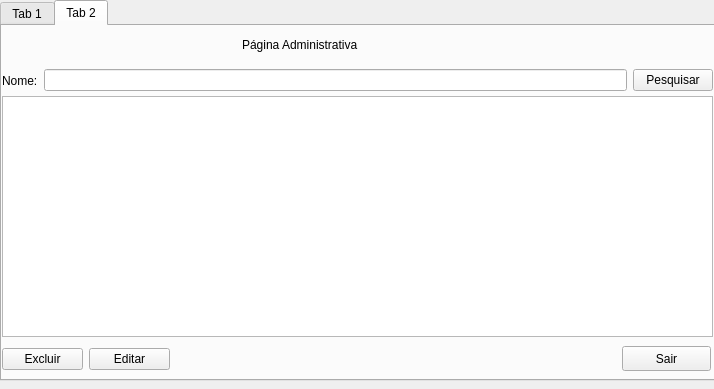
<?xml version="1.0" encoding="UTF-8"?>
<ui version="4.0">
 <class>admpage</class>
 <widget class="QDialog" name="admpage">
  <property name="geometry">
   <rect>
    <x>0</x>
    <y>0</y>
    <width>714</width>
    <height>389</height>
   </rect>
  </property>
  <property name="windowTitle">
   <string>Dialog</string>
  </property>
  <widget class="QTabWidget" name="adm">
   <property name="geometry">
    <rect>
     <x>0</x>
     <y>0</y>
     <width>721</width>
     <height>381</height>
    </rect>
   </property>
   <property name="currentIndex">
    <number>1</number>
   </property>
   <widget class="QWidget" name="Vendedor">
    <attribute name="title">
     <string>Tab 1</string>
    </attribute>
    <widget class="QLabel" name="label_5">
     <property name="geometry">
      <rect>
       <x>240</x>
       <y>10</y>
       <width>161</width>
       <height>17</height>
      </rect>
     </property>
     <property name="text">
      <string>Página Administrativa</string>
     </property>
    </widget>
    <widget class="QLineEdit" name="lineEdit">
     <property name="geometry">
      <rect>
       <x>250</x>
       <y>50</y>
       <width>113</width>
       <height>25</height>
      </rect>
     </property>
    </widget>
    <widget class="QLabel" name="label_6">
     <property name="geometry">
      <rect>
       <x>60</x>
       <y>60</y>
       <width>67</width>
       <height>17</height>
      </rect>
     </property>
     <property name="text">
      <string>TextLabel</string>
     </property>
    </widget>
    <widget class="QPushButton" name="pushButton">
     <property name="geometry">
      <rect>
       <x>490</x>
       <y>70</y>
       <width>89</width>
       <height>25</height>
      </rect>
     </property>
     <property name="text">
      <string>PushButton</string>
     </property>
    </widget>
    <widget class="QTableWidget" name="tableWidget">
     <property name="geometry">
      <rect>
       <x>5</x>
       <y>100</y>
       <width>431</width>
       <height>192</height>
      </rect>
     </property>
    </widget>
    <widget class="QPushButton" name="pushButton_2">
     <property name="geometry">
      <rect>
       <x>60</x>
       <y>330</y>
       <width>89</width>
       <height>25</height>
      </rect>
     </property>
     <property name="text">
      <string>PushButton</string>
     </property>
    </widget>
    <widget class="QPushButton" name="pushButton_3">
     <property name="geometry">
      <rect>
       <x>170</x>
       <y>330</y>
       <width>89</width>
       <height>25</height>
      </rect>
     </property>
     <property name="text">
      <string>PushButton</string>
     </property>
    </widget>
   </widget>
   <widget class="QWidget" name="Cliente">
    <attribute name="title">
     <string>Tab 2</string>
    </attribute>
    <widget class="QTableWidget" name="tw_clients">
     <property name="geometry">
      <rect>
       <x>0</x>
       <y>70</y>
       <width>711</width>
       <height>241</height>
      </rect>
     </property>
    </widget>
    <widget class="QWidget" name="layoutWidget">
     <property name="geometry">
      <rect>
       <x>0</x>
       <y>40</y>
       <width>711</width>
       <height>29</height>
      </rect>
     </property>
     <layout class="QHBoxLayout" name="horizontalLayout_3">
      <item>
       <layout class="QHBoxLayout" name="horizontalLayout">
        <item>
         <widget class="QLabel" name="label">
          <property name="text">
           <string>Nome:</string>
          </property>
         </widget>
        </item>
       </layout>
      </item>
      <item>
       <widget class="QLineEdit" name="txt_search"/>
      </item>
      <item>
       <widget class="QPushButton" name="btn_search">
        <property name="text">
         <string>Pesquisar</string>
        </property>
       </widget>
      </item>
     </layout>
    </widget>
    <widget class="QLabel" name="label_2">
     <property name="geometry">
      <rect>
       <x>240</x>
       <y>10</y>
       <width>161</width>
       <height>17</height>
      </rect>
     </property>
     <property name="text">
      <string>Página Administrativa</string>
     </property>
    </widget>
    <widget class="QPushButton" name="pushButton_4">
     <property name="geometry">
      <rect>
       <x>620</x>
       <y>320</y>
       <width>89</width>
       <height>25</height>
      </rect>
     </property>
     <property name="text">
      <string>Sair</string>
     </property>
    </widget>
    <widget class="QWidget" name="layoutWidget">
     <property name="geometry">
      <rect>
       <x>0</x>
       <y>320</y>
       <width>168</width>
       <height>27</height>
      </rect>
     </property>
     <layout class="QHBoxLayout" name="horizontalLayout_2">
      <item>
       <widget class="QPushButton" name="btn_delete">
        <property name="text">
         <string>Excluir</string>
        </property>
       </widget>
      </item>
      <item>
       <widget class="QPushButton" name="btn_edit">
        <property name="text">
         <string>Editar</string>
        </property>
       </widget>
      </item>
     </layout>
    </widget>
   </widget>
  </widget>
 </widget>
 <resources/>
 <connections/>
</ui>
